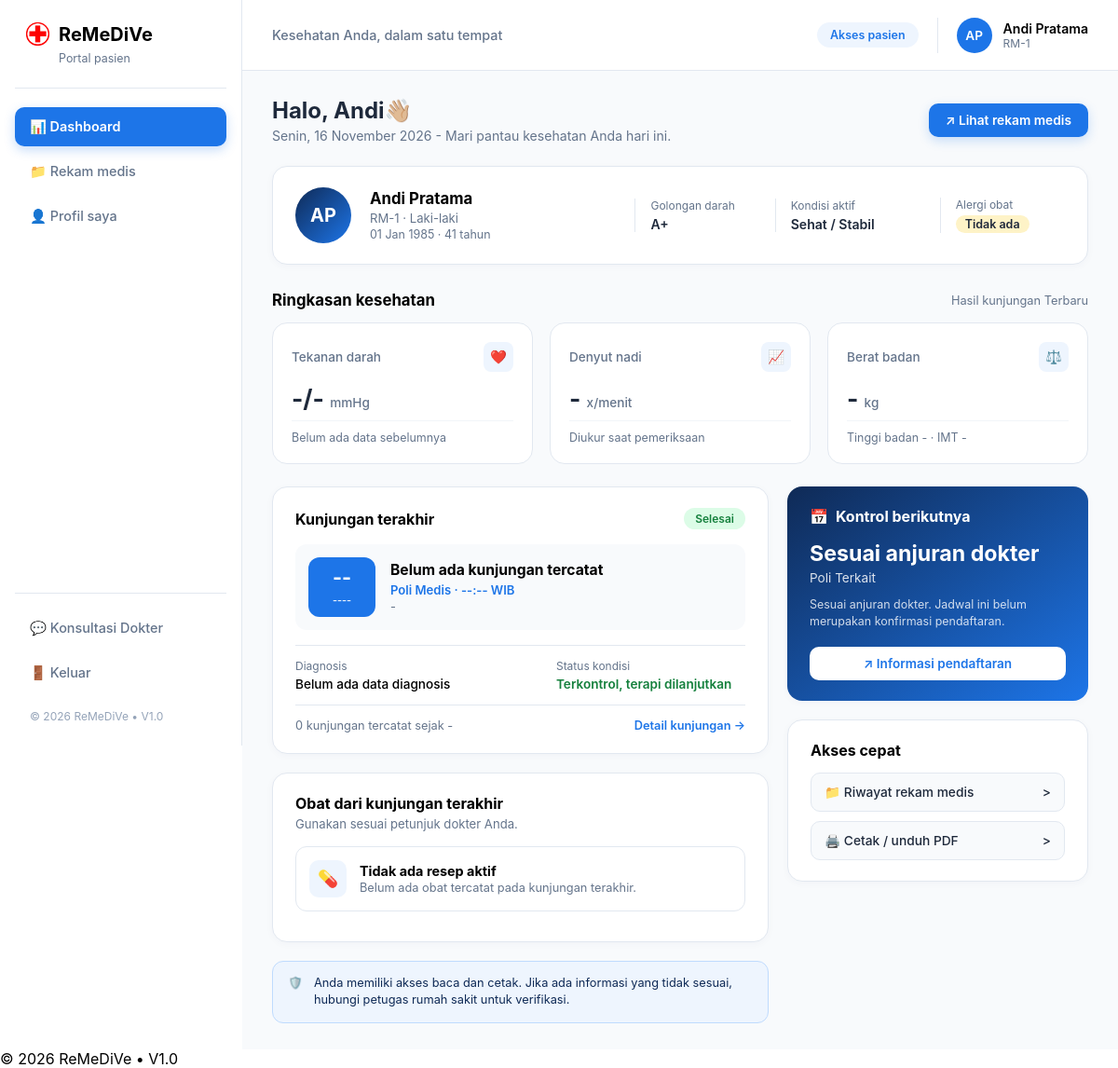
Page /patient_dashboard.php (signed in) on the committed database.
### tables this page shows
CREATE TABLE `patients` (
  `PatientID` int(11) NOT NULL,
  `PatientName` varchar(50) DEFAULT NULL,
  `NIK` char(16) DEFAULT NULL,
  `BloodType` varchar(3) DEFAULT NULL,
  `PhoneNumber` varchar(15) DEFAULT NULL,
  `Address` text DEFAULT NULL,
  `Gender` char(1) NOT NULL,
  `BirthDate` date NOT NULL,
  `UserID` int(11) DEFAULT NULL,
  `Allergy` varchar(50) DEFAULT NULL
);

### timezone.php (called while the page is built, shortened)
<?php
    $DayList = array(
        'Sunday' => 'Minggu',
        'Monday' => 'Senin',
        'Tuesday' => 'Selasa',
        'Wednesday' => 'Rabu',
        'Thursday' => 'Kamis',
        'Friday' => 'Jumat',
        'Saturday' => 'Sabtu'
    );
    $MonthList = array(
    'January'   => 'Januari',
    'February'  => 'Februari',
    'March'     => 'Maret',
    'April'     => 'April',
    'May'       => 'Mei',
    'June'      => 'Juni',
    'July'      => 'Juli',
    'August'    => 'Agustus',
    'September' => 'September',
    'October'   => 'Oktober',
    'November'  => 'November',
    'December'  => 'Desember'
    );
    $hari_inggris  = date('l');
    $bulan_inggris = date('F');
    $hari_indo  = $DayList[$hari_inggris];
    $bulan_indo = $MonthList[$bulan_inggris];
    $tanggal_sekarang = $hari_indo . ', ' . date('d') . ' ' . $bulan_indo . ' ' . date('Y');
?>

### patient_dashboard.php (the view, shortened to what this page needs)
<?php
    include ('header.php');
    include ('timezone.php');
    $patient_id = $data ? $data['PatientID'] : 0;
    $age_text = '-';
    if ($data && !empty($data['BirthDate'])) {
        $birth_date = new DateTime($data['BirthDate']);
        $today = new DateTime('today');
        $age = $birth_date->diff($today)->y;
        $age_text = $age . ' tahun';
    }
    $query_stats = "SELECT COUNT(*) as total_visits, MIN(Examination_date) as first_visit FROM medical_examinations WHERE PatientID = '$patient_id'";
    $result_stats = mysqli_query($connection, $query_stats);
    $stats = mysqli_fetch_assoc($result_stats);
    $total_visits = $stats['total_visits'] ?? 0;
    $first_visit_formatted = '-';
    $query_exam = "SELECT me.*, d.DoctorName, d.Speciality FROM medical_examinations me JOIN doctors d ON me.DoctorID = d.DoctorID WHERE me.PatientID = '$patient_id' ORDER BY me.Examination_date DESC LIMIT 1";
    $result_exam = mysqli_query($connection, $query_exam);
    $latest_exam = mysqli_fetch_assoc($result_exam);
    $query_prev = "SELECT BloodPressureSistolik, BloodPressureDiastolik FROM medical_examinations WHERE PatientID = '$patient_id' ORDER BY Examination_date DESC LIMIT 1 OFFSET 1";
    $result_prev = mysqli_query($connection, $query_prev);
    $prev_exam = mysqli_fetch_assoc($result_prev);
    $prev_bp_text = $prev_exam ? 'Sebelumnya ' . $prev_exam['BloodPressureSistolik'] . '/' . $prev_exam['BloodPressureDiastolik'] . ' mmHg' : 'Belum ada data sebelumnya';
    $latest_prescriptions = [];
    $bp_systolic  = $latest_exam ? $latest_exam['BloodPressureSistolik'] : '-';
    $bp_diastolic = $latest_exam ? $latest_exam['BloodPressureDiastolik'] : '-';
    $pulse_value  = $latest_exam ? $latest_exam['pulse'] : '-';
    $weight_kg    = $latest_exam ? floatval($latest_exam['WeightKg']) : 0;
    $height_cm    = (isset($latest_exam['HeightCm']) && !empty($latest_exam['HeightCm'])) ? floatval($latest_exam['HeightCm']) : 0;
    $imt_value = '-';
    $next_control_date = '-';
    if ($latest_exam && isset($latest_exam['NextControlDate']) && !empty($latest_exam['NextControlDate'])) {
        $nc_date = new DateTime($latest_exam['NextControlDate']);
        $next_control_date = $nc_date->format('d') . ' ' . $MonthList[$nc_date->format('F')] . ' ' . $nc_date->format('Y');
    } else {
        $next_control_date = 'Sesuai anjuran dokter';
    }
?>
<main class="main-content">
    <div class="welcome-section">
        <div class="welcome-text">
            <h2>Halo, <?php echo htmlspecialchars(explode(' ', $display_name)[0]); ?>👋🏼</h2>
            <p><?php echo $tanggal_sekarang; ?> - Mari pantau kesehatan Anda hari ini.</p>
        </div>
        <a href="patient_records.php" class="btn-action-primary">↗ Lihat rekam medis</a>
    </div>
    <div class="card profile-summary-card">
        <div class="profile-avatar-large"><?php echo $initials; ?></div>
        <div class="profile-info-grid">
            <div class="profile-main-data">
                <h3><?php echo htmlspecialchars($display_name); ?></h3>
                <p><?php echo $identifier; ?> · <?php echo ($data && $data['Gender'] == 'P') ? 'Perempuan' : 'Laki-laki'; ?></p>
                <p class="birth-text"><?php echo $data ? date('d M Y', strtotime($data['BirthDate'])) : '-'; ?> · <?php echo $age_text; ?></p>
            </div>
            <div class="profile-col">
                <span class="label">Golongan darah</span>
                <span class="value"><?php echo $data ? htmlspecialchars($data['BloodType']) : '-'; ?></span>
            </div>
            <div class="profile-col">
                <span class="label">Kondisi aktif</span>
                <span class="value"><?php echo $latest_exam ? htmlspecialchars($latest_exam['Diagnosis']) : 'Sehat / Stabil'; ?></span>
            </div>
            <div class="profile-col">
                <span class="label">Alergi obat</span>
                <span class="value warning-tag">Tidak ada</span>
            </div>
        </div>
    </div>
    <div class="section-header-row">
        <h3>Ringkasan kesehatan</h3>
        <span class="section-sub-info">Hasil kunjungan <?php echo $latest_exam ? date('d M Y', strtotime($latest_exam['Examination_date'])) : 'Terbaru'; ?></span>
    </div>
    <div class="health-metrics-grid">
        <div class="metric-card">
            <div class="metric-title-row">
                <span>Tekanan darah</span>
                <span class="metric-icon">❤️</span>
            </div>
            <div class="metric-value-row">
                <h2><?php echo $bp_systolic . '/' . $bp_diastolic; ?> <small>mmHg</small></h2>
            </div>
            <div class="metric-footer-row">
                <span><?php echo $prev_bp_text; ?></span>
            </div>
        </div>
        <div class="metric-card">
            <div class="metric-title-row">
                <span>Denyut nadi</span>
                <span class="metric-icon">📈</span>
            </div>
            <div class="metric-value-row">
                <h2><?php echo $pulse_value; ?> <small>x/menit</small></h2>
            </div>
            <div class="metric-footer-row">
                <span>Diukur saat pemeriksaan</span>
            </div>
        </div>
        <div class="metric-card">
            <div class="metric-title-row">
                <span>Berat badan</span>
                <span class="metric-icon">⚖️</span>
            </div>
            <div class="metric-value-row">
                <h2><?php echo $weight_kg > 0 ? $weight_kg : '-'; ?> <small>kg</small></h2>
            </div>
            <div class="metric-footer-row">
                <span>Tinggi badan <?php echo $height_cm > 0 ? $height_cm . ' cm' : '-'; ?> · IMT <?php echo $imt_value; ?></span>
            </div>
        </div>
    </div>
    <div class="dashboard-grid-split">
        <div class="left-split-content">
            <div class="card content-card">
                <div class="card-title-row">
                    <h3>Kunjungan terakhir</h3>
                    <span class="status-badge-green">Selesai</span>
                </div>
                <div class="visit-detail-box">
                    <div class="visit-date-badge">
                        <span class="v-day"><?php echo $latest_exam ? date('d', strtotime($latest_exam['Examination_date'])) : '--'; ?></span>
                        <span class="v-mon"><?php echo $latest_exam ? strtoupper(date('M Y', strtotime($latest_exam['Examination_date']))) : '----'; ?></span>
                    </div>
                    <div class="visit-info">
                       <h4><?php echo $latest_exam ? htmlspecialchars($latest_exam['mainIssues']) : 'Belum ada kunjungan tercatat'; ?></h4>
                       <p class="poli-text"><?php echo $latest_exam ? htmlspecialchars($latest_exam['Speciality']) : 'Poli Medis'; ?> · <?php echo $latest_exam ? date('H:i', strtotime($latest_exam['Examination_date'])) : '--:--'; ?> WIB</p>
                       <p class="doctor-text"><?php echo $latest_exam ? 'dr. ' . htmlspecialchars($latest_exam['DoctorName']) . ', ' . htmlspecialchars($latest_exam['Speciality']) : '-'; ?></p>
                    </div>
                </div>
                <div class="diagnosis-summary-box">
                    <div class="diag-col">
                        <span class="label">Diagnosis</span>
                        <p><?php echo $latest_exam ? htmlspecialchars($latest_exam['Diagnosis']) . ' - ' . htmlspecialchars($latest_exam['examResult']) : 'Belum ada data diagnosis'; ?></p>
                    </div>
                    <div class="diag-col">
                        <span class="label">Status kondisi</span>
                        <p class="text-green">Terkontrol, terapi dilanjutkan</p>
                    </div>
                </div>
                <div class="card-footer-action">
                    <span><?php echo $total_visits; ?> kunjungan tercatat sejak <?php echo $first_visit_formatted; ?></span>
                    <a href="patient_records.php" class="link-arrow">Detail kunjungan →</a>
                </div>
            </div>
            <div class="card content-card">
                <h3>Obat dari kunjungan terakhir</h3>
                <p class="section-desc">Gunakan sesuai petunjuk dokter Anda.</p>
                <?php
                    if (!empty($latest_prescriptions)){
                        ?>
                        <?php foreach ($latest_prescriptions as $presc){
                            ?>
                            <div class="medicine-item-box">
                                <div class="med-icon">💊</div>
                                <div class="med-details">
                                    <h4><?php echo htmlspecialchars($presc['DrugName']); ?></h4>
                                    <p><?php echo $presc['Quantity']; ?> <?php echo $presc['DrugType']; ?>, sesuai anjuran dokter · oral</p>
                                    <small><?php echo htmlspecialchars($presc['Notes']); ?> · Resep terbaru</small>
                                </div>
                                <span class="med-tag">Terapi rutin</span>
                            </div>
                        <?php
                        }
                    } else {
                        ?>
                        <div class="medicine-item-box">
                            <div class="med-icon">💊</div>
                            <div class="med-details">
                                <h4>Tidak ada resep aktif</h4>
                                <p>Belum ada obat tercatat pada kunjungan terakhir.</p>
                            </div>
                        </div>
                        <?php
                    }
                ?>
            </div>
            <div class="notice-disclaimer-box">
                <span>🛡️</span>
                <p>Anda memiliki akses baca dan cetak. Jika ada informasi yang tidak sesuai, hubungi petugas rumah sakit untuk verifikasi.</p>
            </div>
        </div>
        <div class="right-split-content">
            <div class="card content-card highlight-card">
                <div class="card-title-row">
                    <span class="icon-title">📅</span>
                    <h3>Kontrol berikutnya</h3>
                </div>
                <div class="next-control-date">
                    <h2><?php echo $next_control_date; ?></h2>
                    <p><?php echo $latest_exam ? htmlspecialchars($latest_exam['Speciality']) : 'Poli Terkait'; ?></p>
                </div>
                <p class="control-note">Sesuai anjuran dokter. Jadwal ini belum merupakan konfirmasi pendaftaran.</p>
                <a href="#" class="btn-outline-primary">
                    ↗ Informasi pendaftaran
                </a>
            </div>
            <div class="card content-card">
                <h3>Akses cepat</h3>
                <ul class="quick-links-list">
                    <li>
                        <a href="patient_records.php">
                            <span>📁 Riwayat rekam medis</span>
                            <span class="arrow">></span>
                        </a>
                    </li>
                    <li>
                        <a href="patient_records.php?action=download">
                            <span>🖨️ Cetak / unduh PDF</span>
                            <span class="arrow">></span>
                        </a>
                    </li>
                </ul>
            </div>
        </div>
    </div>
</main>
<?php
    include ('footer.php');
?>

### header.php (shortened to what this page needs)
<?php
    include ('connection.php');
    $user_id = $_SESSION['UserID'];
    $role = $_SESSION['Role'];
    $display_name = '';
    $identifier   = '';
    $initials     = '';
    if ($role === 'patient') {
    $query = "SELECT * FROM patients WHERE UserID = '$user_id'";
    $result = mysqli_query($connection, $query);
        if ($result && mysqli_num_rows($result) > 0) {
            $data = mysqli_fetch_assoc($result);
            $display_name = $data['PatientName'];
            $identifier = 'RM-' . $data['PatientID'];
            $words = explode(' ', $display_name);
            $initials = mb_substr($words[0], 0, 1) . (isset($words[1]) ? mb_substr($words[1], 0, 1) : '');
            $initials = strtoupper($initials);
        }
    } else {
        $display_name = 'Administrator';
        $identifier = 'ADM';
        $initials = 'AD';
    }
?>
<!DOCTYPE html>
<html lang="id">
<head>
    <link rel="stylesheet" href="style.css">
</head>
<body>
    <div class="app-layout">
        <aside class="sidebar">
            <div class="sidebar-brand">
                <img src="assets/image/RedCross.png" alt="ReMeDiVe" style="height: 25px; width:auto;">
                <h2>ReMeDiVe</h2>
                <small><?php echo ($role === 'patient') ? 'Portal pasien' : (($role === 'doctor') ? 'Portal dokter' : 'Portal admin'); ?></small>
            </div>
            <nav class="sidebar-menu">
                <?php
                    if ($role === 'patient'){
                        ?>
                        <a href="patient_dashboard.php" class="menu-item <?php echo (basename($_SERVER['PHP_SELF']) == 'patient_dashboard.php') ? 'active' : ''; ?>">
                            <span>📊 Dashboard</span>
                        </a>
                        <a href="patient_records.php" class="menu-item <?php echo (basename($_SERVER['PHP_SELF']) == 'patient_records.php') ? 'active' : ''; ?>">
                            <span>📁 Rekam medis</span>
                        </a>
                        <a href="patient_profile.php" class="menu-item <?php echo (basename($_SERVER['PHP_SELF']) == 'patient_profile.php') ? 'active' : ''; ?>">
                            <span>👤 Profil saya</span>
                        </a>
                        <?php
                    }
                ?>
            </nav>
            <div class="sidebar-footer-menu">
                <a href="chat.php" class="menu-item <?php echo (basename($_SERVER['PHP_SELF']) == 'chat.php') ? 'active' : ''; ?>">
                    <span>💬 <?php echo ($role === 'patient') ? 'Konsultasi Dokter' : 'Chat Pasien'; ?></span>
                </a>
                <a href="logout.php" class="menu-item logout-item">
                    <span>🚪 Keluar</span>
                </a>
                <div class="copyright-box">
                    <span>&copy; <?php echo date('Y'); ?> ReMeDiVe &bull; V1.0</span>
                </div>
            </div>
        </aside>
        <div class="main-wrapper">
            <header class="top-header">
                <div class="top-header-left">
                    <p>Kesehatan Anda, dalam satu tempat</p>
                </div>
                <div class="top-header-right">
                    <span class="role-badge"><?php echo ($role === 'patient') ? 'Akses pasien' : (($role === 'doctor') ? 'Akses dokter' : 'Akses admin'); ?></span>
                    <div class="user-profile-mini">
                        <span class="user-avatar-small"><?php echo $initials; ?></span>
                        <div class="user-info-text">
                            <span class="u-name"><?php echo htmlspecialchars($display_name); ?></span>
                            <small><?php echo htmlspecialchars($identifier); ?></small>
                        </div>
                    </div>
                </div>
            </header>
        </div>
    </div>
</body>
</html>

### rows in the picture
patients: PatientName "AP", PatientName "Andi Pratama", PatientID "RM-1", PatientName "Andi", BirthDate "01 Jan 1985", BirthDate "41 tahun", BloodType "A+"

### other values in the picture
$tanggal_sekarang "Senin, 16 November 2026"
$bp_systolic "-"
$bp_diastolic "-"
$prev_bp_text "Belum ada data sebelumnya"
$pulse_value "-"
$imt_value "-"
$total_visits "0"
$first_visit_formatted "-"
$next_control_date "Sesuai anjuran dokter"
